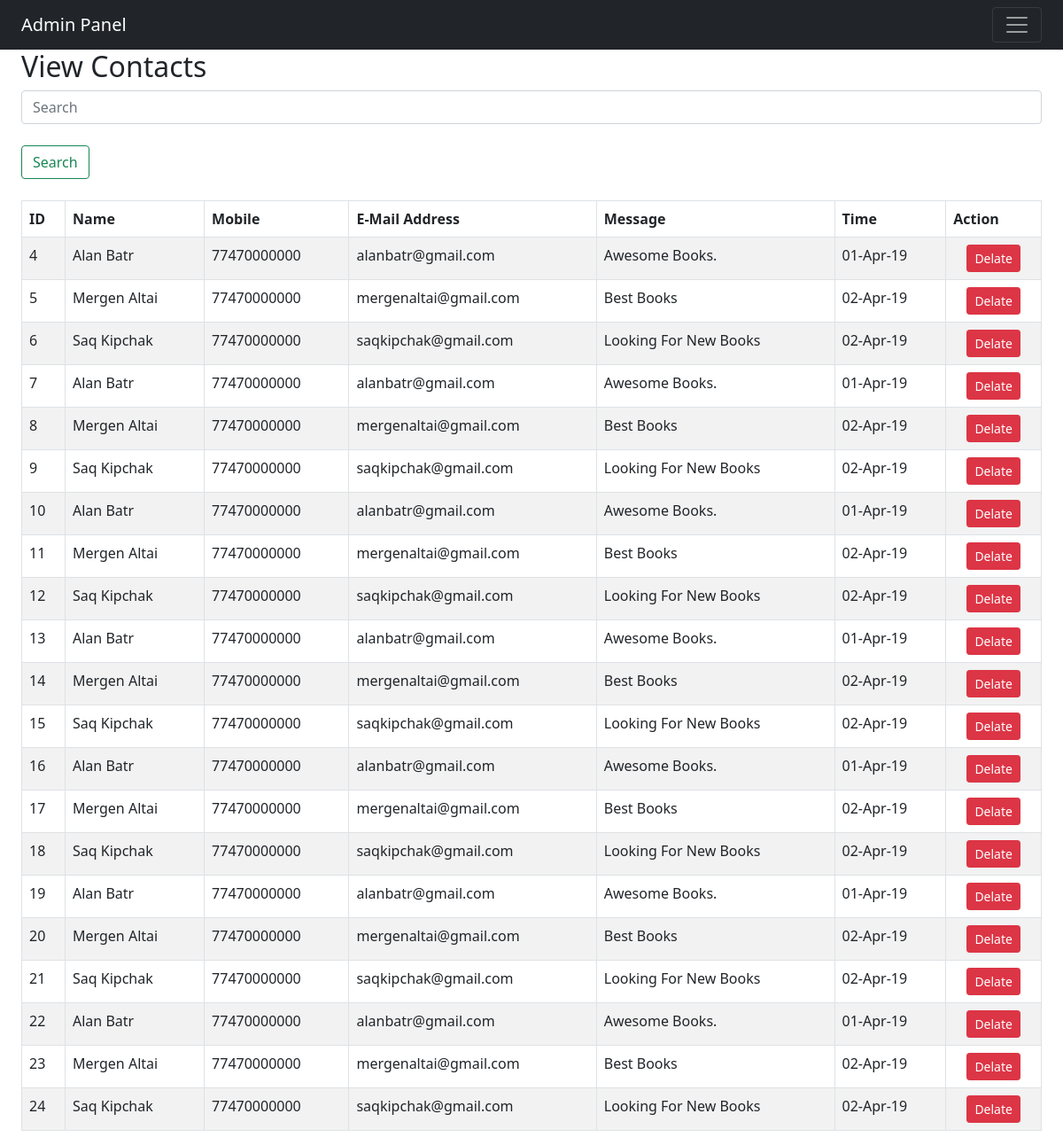
/admin/contact_view.php (signed in), run on the app's committed database.
### tables this page shows
CREATE TABLE `contact_table` (
  `contact_id` int NOT NULL AUTO_INCREMENT,
  `contact_full_name` varchar(100) NOT NULL,
  `contact_actual_id` varchar(100) NOT NULL,
  `contact_mobile_number` varchar(15) NOT NULL,
  `contact_email` varchar(60) NOT NULL,
  `contact_message` longtext NOT NULL,
  `contact_time` varchar(20) NOT NULL,
  PRIMARY KEY (`contact_id`)
);

### admin/functions/process_contact_view.php (the view)
<?php
    function display_data($contact_list_row)
    {
        while($contact_row = mysqli_fetch_assoc($contact_list_row))
        {
            echo '
                <tr>
                    <td>' . $contact_row['contact_id'] . '</td>
                    <td>' . $contact_row['contact_full_name'] . '</td>
                    <td>' . $contact_row['contact_mobile_number'] . '</td>
                    <td>' . $contact_row['contact_email'] . '</td>
                    <td>' . $contact_row['contact_message'] . '</td>
                    <td>' . @date("d-M-y", $contact_row['contact_time']) . '</td>
                    <td align="center"><a class="btn btn-danger btn-sm" href="functions/process_contact_del.php?id=' . $contact_row['contact_id'] . '">Delate</a></td>
                </tr>';
        }
    }

### data on the page
contact_table: contact_id "4", contact_full_name "Alan Batr", contact_mobile_number "77470000000", contact_email "alanbatr@gmail.com", contact_message "Awesome Books.", contact_time "01-Apr-19"
contact_table: contact_id "5", contact_full_name "Mergen Altai", contact_mobile_number "77470000000", contact_email "mergenaltai@gmail.com", contact_message "Best Books", contact_time "02-Apr-19"
contact_table: contact_id "6", contact_full_name "Saq Kipchak", contact_mobile_number "77470000000", contact_email "saqkipchak@gmail.com", contact_message "Looking For New Books", contact_time "02-Apr-19"
contact_table: contact_id "7", contact_full_name "Alan Batr", contact_mobile_number "77470000000", contact_email "alanbatr@gmail.com", contact_message "Awesome Books.", contact_time "01-Apr-19"
contact_table: contact_id "8", contact_full_name "Mergen Altai", contact_mobile_number "77470000000", contact_email "mergenaltai@gmail.com", contact_message "Best Books", contact_time "02-Apr-19"
contact_table: contact_id "9", contact_full_name "Saq Kipchak", contact_mobile_number "77470000000", contact_email "saqkipchak@gmail.com", contact_message "Looking For New Books", contact_time "02-Apr-19"
contact_table: contact_id "10", contact_full_name "Alan Batr", contact_mobile_number "77470000000", contact_email "alanbatr@gmail.com", contact_message "Awesome Books.", contact_time "01-Apr-19"
contact_table: contact_id "11", contact_full_name "Mergen Altai", contact_mobile_number "77470000000", contact_email "mergenaltai@gmail.com", contact_message "Best Books", contact_time "02-Apr-19"
contact_table: contact_id "12", contact_full_name "Saq Kipchak", contact_mobile_number "77470000000", contact_email "saqkipchak@gmail.com", contact_message "Looking For New Books", contact_time "02-Apr-19"
contact_table: contact_id "13", contact_full_name "Alan Batr", contact_mobile_number "77470000000", contact_email "alanbatr@gmail.com", contact_message "Awesome Books.", contact_time "01-Apr-19"
contact_table: contact_id "14", contact_full_name "Mergen Altai", contact_mobile_number "77470000000", contact_email "mergenaltai@gmail.com", contact_message "Best Books", contact_time "02-Apr-19"
contact_table: contact_id "15", contact_full_name "Saq Kipchak", contact_mobile_number "77470000000", contact_email "saqkipchak@gmail.com", contact_message "Looking For New Books", contact_time "02-Apr-19"
contact_table: contact_id "16", contact_full_name "Alan Batr", contact_mobile_number "77470000000", contact_email "alanbatr@gmail.com", contact_message "Awesome Books.", contact_time "01-Apr-19"
contact_table: contact_id "17", contact_full_name "Mergen Altai", contact_mobile_number "77470000000", contact_email "mergenaltai@gmail.com", contact_message "Best Books", contact_time "02-Apr-19"
contact_table: contact_id "18", contact_full_name "Saq Kipchak", contact_mobile_number "77470000000", contact_email "saqkipchak@gmail.com", contact_message "Looking For New Books", contact_time "02-Apr-19"
contact_table: contact_id "19", contact_full_name "Alan Batr", contact_mobile_number "77470000000", contact_email "alanbatr@gmail.com", contact_message "Awesome Books.", contact_time "01-Apr-19"
contact_table: contact_id "20", contact_full_name "Mergen Altai", contact_mobile_number "77470000000", contact_email "mergenaltai@gmail.com", contact_message "Best Books", contact_time "02-Apr-19"
contact_table: contact_id "21", contact_full_name "Saq Kipchak", contact_mobile_number "77470000000", contact_email "saqkipchak@gmail.com", contact_message "Looking For New Books", contact_time "02-Apr-19"
contact_table: contact_id "22", contact_full_name "Alan Batr", contact_mobile_number "77470000000", contact_email "alanbatr@gmail.com", contact_message "Awesome Books.", contact_time "01-Apr-19"
contact_table: contact_id "23", contact_full_name "Mergen Altai", contact_mobile_number "77470000000", contact_email "mergenaltai@gmail.com", contact_message "Best Books", contact_time "02-Apr-19"
contact_table: contact_id "24", contact_full_name "Saq Kipchak", contact_mobile_number "77470000000", contact_email "saqkipchak@gmail.com", contact_message "Looking For New Books", contact_time "02-Apr-19"
